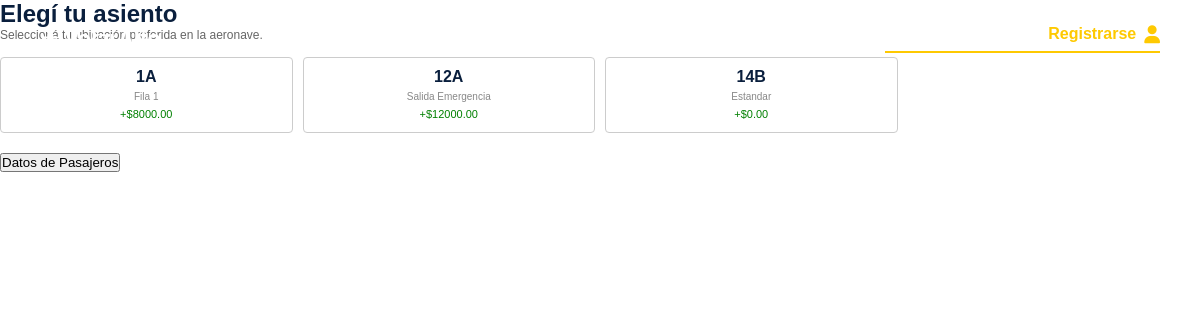
Page /consultas/proceso_compra/asientos.php on the earlier database version.
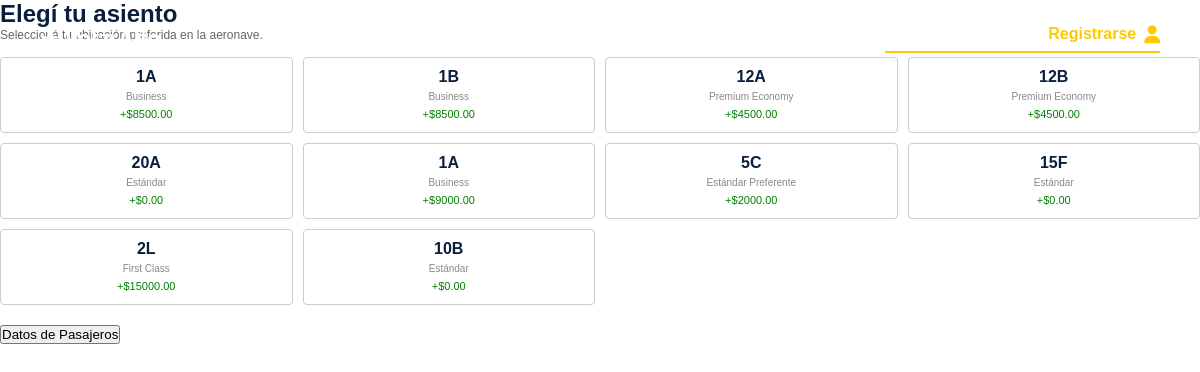
Same page on the later database version.
### tables this page shows
CREATE TABLE `asientos_avion` (
  `id_asiento_avion` int(11) NOT NULL,
  `id_avion` int(11) NOT NULL,
  `numero_asiento` varchar(10) NOT NULL,
  `categoria` varchar(50) NOT NULL,
  `cargo_extra` decimal(10,2) NOT NULL
);

### consultas/proceso_compra/asientos.php (the view, shortened to what this page needs)
<?php
require_once '../../config/conexion.php';
$asientos = $pdo->query("SELECT id_asiento_avion, numero_asiento, categoria, cargo_extra FROM asientos_avion")->fetchAll(PDO::FETCH_ASSOC);
include_once '../../includes/header.php';
?>
<form action="pasajeros.php" method="POST">
    <div class="booking-layout">
        <div class="main-content">
            <div class="card">
                <h2>Elegí tu asiento</h2>
                <p style="font-size: 12px; color: #666; margin-bottom: 15px;">Seleccioná tu ubicación preferida en la aeronave.</p>
                <div class="mapa-asientos" style="display: grid; grid-template-columns: repeat(4, 1fr); gap: 10px;">
                    <?php foreach($asientos as $as): ?>
                        <label class="asiento" style="border: 1px solid #ccc; padding: 10px; text-align: center; display: block; cursor: pointer; border-radius:4px;">
                            <strong><?=$as['numero_asiento']?></strong><br>
                            <span style="font-size: 10px; color: #888;"><?=$as['categoria']?></span><br>
                            <span style="font-size: 11px; color: green;">+$<?=$as['cargo_extra']?></span>
                        </label>
                    <?php endforeach; ?>
                </div>
            </div>
            <button type="submit" class="btn-next" style="margin-top: 20px;">Datos de Pasajeros</button>
        </div>
    </div>
</form>
</body>
</html>

### includes/header.php (shortened to what this page needs)
<?php
$root = "/aerolinea";
?>
<!DOCTYPE html>
<html lang="es">
<head>
    <link rel="stylesheet" href="https://cdnjs.cloudflare.com/ajax/libs/font-awesome/6.4.0/css/all.min.css">
    <link rel="stylesheet" href="css/estilos_vuelos.css">
</head>
<body>
<nav class="navbar">
    <div class="logo">
        <a href="<?php echo $root; ?>/index.php">✈ VolarAlto</a>
    </div>
    <div class="nav-menu-box">
        <a href="<?php echo $root; ?>/index.php" class="nav-item-link">Inicio</a>
        <a href="#" class="nav-item-link">Vuelos</a>
        <?php if(isset($_SESSION['usuario_nombre'])): ?>
            <div class="user-profile-menu" id="profileToggle">
                <span class="user-welcome-text">¡Hola, <?= htmlspecialchars($_SESSION['usuario_nombre']) ?>!</span>
                <i class="fa-solid fa-user user-avatar-icon"></i>
                <div class="dropdown-menu">
                    <a href="<?php echo $root; ?>/consultas/login/logout.php">
                        <i class="fa-solid fa-right-from-bracket"></i> Cerrar Sesión
                    </a>
                    <a href="<?php echo $root; ?>/consultas/login/eliminar_cuenta.php" class="delete-account">
                        <i class="fa-solid fa-trash-can"></i> Eliminar Cuenta
                    </a>
                </div>
            </div>
        <?php else: ?>
            <a href="<?php echo $root; ?>/consultas/login/login.php" class="nav-register-plain">
                Registrarse <i class="fa-solid fa-user user-avatar-icon"></i>
            </a>
        <?php endif; ?>
    </div>
</nav>

### css/estilos_vuelos.css (style rules this page uses)
* { box-sizing: border-box; margin: 0; padding: 0; }
body { font-family: 'Arial', sans-serif; background-color: #ffffff; color: #0a1f3d; overflow-x: hidden; }
.navbar { position: absolute; top: 0; left: 0; width: 100%; display: flex; justify-content: space-between; align-items: center; background-color: transparent; padding: 25px 40px; z-index: 100; }
.logo a { color: #ffffff; text-decoration: none; font-size: 22px; font-weight: bold; }
.nav-menu-box { display: flex; align-items: center; gap: 35px; padding-bottom: 8px; border-bottom: 2px solid #fec901; }
.nav-item-link { color: #ffffff; text-decoration: none; font-size: 16px; font-weight: bold; transition: opacity 0.2s; }
.nav-register-plain { color: #fec901; text-decoration: none; font-size: 16px; font-weight: bold; display: flex; align-items: center; gap: 8px; }
.user-avatar-icon { font-size: 18px; color: #fec901; display: inline-block; }

Differences in the rows shown:
removed asientos_avion: numero_asiento "14B", categoria "Estandar", cargo_extra "0.00"
changed asientos_avion (number 1 of 10 on the later page): categoria "Fila 1" → "Business"; cargo_extra "8000.00" → "8500.00"
changed asientos_avion (number 2 of 10 on the later page): numero_asiento "12A" → "1B"; categoria "Salida Emergencia" → "Business"; cargo_extra "12000.00" → "8500.00"
added asientos_avion: numero_asiento "12A", categoria "Premium Economy", cargo_extra "4500.00"
added asientos_avion: numero_asiento "12B", categoria "Premium Economy", cargo_extra "4500.00"
added asientos_avion: numero_asiento "20A", categoria "Estándar", cargo_extra "0.00"
added asientos_avion: numero_asiento "1A", categoria "Business", cargo_extra "9000.00"
added asientos_avion: numero_asiento "5C", categoria "Estándar Preferente", cargo_extra "2000.00"
added asientos_avion: numero_asiento "15F", categoria "Estándar", cargo_extra "0.00"
added asientos_avion: numero_asiento "2L", categoria "First Class", cargo_extra "15000.00"
added asientos_avion: numero_asiento "10B", categoria "Estándar", cargo_extra "0.00"
